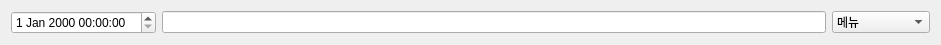
  <widget class="QWidget" name="horizontalLayoutWidget">
   <property name="geometry">
    <rect>
     <x>10</x>
     <y>10</y>
     <width>941</width>
     <height>41</height>
    </rect>
   </property>
   <layout class="QHBoxLayout" name="horizontalLayout">
    <item>
     <widget class="QDateTimeEdit" name="dateTimeEdit">
      <property name="calendarPopup">
       <bool>false</bool>
      </property>
     </widget>
    </item>
    <item>
     <widget class="QLineEdit" name="lineEdit">
      <property name="text">
       <string/>
      </property>
     </widget>
    </item>
    <item>
     <widget class="QComboBox" name="comboBox">
      <property name="editable">
       <bool>false</bool>
      </property>
      <property name="currentText">
       <string>메뉴</string>
      </property>
      <property name="insertPolicy">
       <enum>QComboBox::InsertAtBottom</enum>
      </property>
      <property name="sizeAdjustPolicy">
       <enum>QComboBox::AdjustToContentsOnFirstShow</enum>
      </property>
      <property name="frame">
       <bool>true</bool>
      </property>
      <item>
       <property name="text">
        <string>메뉴</string>
       </property>
      </item>
      <item>
       <property name="text">
        <string>상품 목록</string>
       </property>
      </item>
      <item>
       <property name="text">
        <string>창고TO진열</string>
       </property>
      </item>
      <item>
       <property name="text">
        <string>발주 내역</string>
       </property>
      </item>
      <item>
       <property name="text">
        <string>판매 내역</string>
       </property>
      </item>
      <item>
       <property name="text">
        <string>반품처리 내역</string>
       </property>
      </item>
      <item>
       <property name="text">
        <string>폐기처리 내역</string>
       </property>
      </item>
      <item>
       <property name="text">
        <string>재고파악 내역</string>
       </property>
      </item>
      <item>
       <property name="text">
        <string>이벤트</string>
       </property>
      </item>
      <item>
       <property name="text">
        <string>멤버쉽</string>
       </property>
      </item>
      <item>
       <property name="text">
        <string>결산</string>
       </property>
      </item>
      <item>
       <property name="text">
        <string>직원</string>
       </property>
      </item>
     </widget>
    </item>
   </layout>
  </widget>
